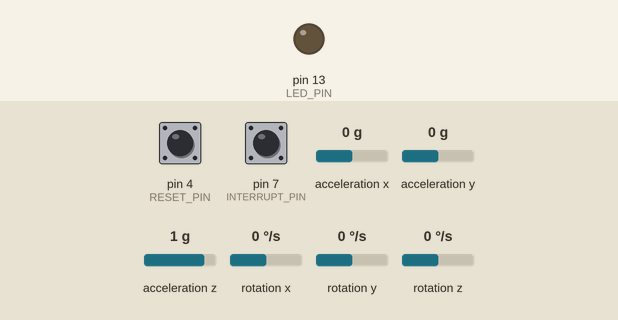
This program was run on a simulated Arduino Leonardo, built with avr-gcc and run on an emulated ATmega32U4. On the bench: output pins drawn as LEDs (lit = HIGH). Inputs (shaded band) come from the test bench; at power-on: pin 4 (RESET_PIN) HIGH, pin 7 (INTERRUPT_PIN) LOW, acceleration x 0 g, acceleration y 0 g, acceleration z 1 g, rotation x 0 °/s, rotation y 0 °/s, rotation z 0 °/s. The sensor or clock chip raises its interrupt line as the real part does; what the program prints to the serial monitor is not drawn.

Above: at 0.1 s.
At 33.43 s:
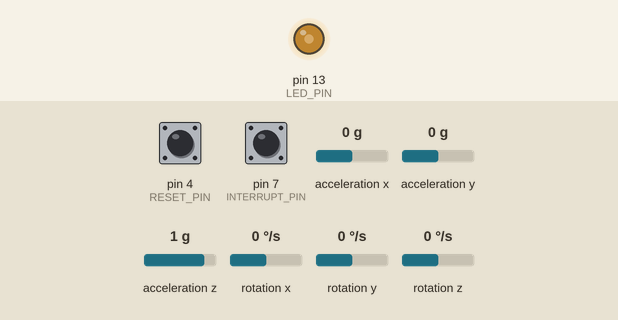
Timing chart, 0 to 40.0 s (numbered marks = the images above):
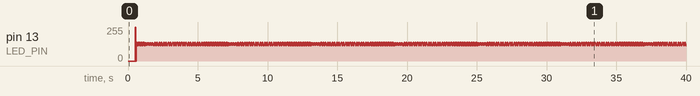

The program:

main.cpp
```cpp
#include <Arduino.h>
#include "I2Cdev.h"
#include "MPU6050_6Axis_MotionApps20.h"

#include "Wire.h"

MPU6050 mpu;

#define INTERRUPT_PIN 7
#define LED_PIN 13
#define RESET_PIN 4
bool blinkState = false;

// MPU control/status vars
bool dmpReady = false;  // set true if DMP init was successful
uint8_t mpuIntStatus;   // holds actual interrupt status byte from MPU
uint8_t devStatus;      // return status after each device operation (0 = success, !0 = error)
uint16_t packetSize;    // expected DMP packet size (default is 42 bytes)
uint16_t fifoCount;     // count of all bytes currently in FIFO
uint8_t fifoBuffer[64]; // FIFO storage buffer

// orientation/motion vars
Quaternion q;           // [w, x, y, z]         quaternion container
VectorInt16 aa;         // [x, y, z]            accel sensor measurements
VectorInt16 aaReal;     // [x, y, z]            gravity-free accel sensor measurements
VectorInt16 aaWorld;    // [x, y, z]            world-frame accel sensor measurements
VectorFloat gravity;    // [x, y, z]            gravity vector
float ypr[3];           // [yaw, pitch, roll]   yaw/pitch/roll container and gravity vector

int angle;
int offset;
uint8_t send_data;

// packet structure for InvenSense teapot demo
uint8_t teapotPacket[14] = { '$', 0x02, 0,0, 0,0, 0,0, 0,0, 0x00, 0x00, '\r', '\n' };

volatile bool mpuInterrupt = false;     // indicates whether MPU interrupt pin has gone high
void dmpDataReady() {
    mpuInterrupt = true;
}

void setup() {
  Wire.begin();
  Wire.setClock(400000); // 400kHz I2C clock. Comment this line if having compilation difficulties

  Serial.begin(115200);
  Serial1.begin(115200);

  Serial.println("Initializing I2C devices...");
  mpu.initialize();
  pinMode(INTERRUPT_PIN, INPUT);

  Serial.println(F("Testing device connections..."));
  Serial.println(mpu.testConnection() ? F("MPU6050 connection successful") : F("MPU6050 connection failed"));

  // load and configure the DMP
  Serial.println(F("Initializing DMP..."));
  devStatus = mpu.dmpInitialize();

  mpu.setXGyroOffset(220);
  mpu.setYGyroOffset(76);
  mpu.setZGyroOffset(-85);
  mpu.setZAccelOffset(1788);

  // make sure it worked (returns 0 if so)
  if (devStatus == 0) {
    // Calibration Time: generate offsets and calibrate our MPU6050
    mpu.CalibrateAccel(6);
    mpu.CalibrateGyro(6);
    mpu.PrintActiveOffsets();
    // turn on the DMP, now that it's ready
    Serial.println(F("Enabling DMP..."));
    mpu.setDMPEnabled(true);

    // enable Arduino interrupt detection
    Serial.print(F("Enabling interrupt detection (Arduino external interrupt "));
    Serial.print(digitalPinToInterrupt(INTERRUPT_PIN));
    Serial.println(F(")..."));
    attachInterrupt(digitalPinToInterrupt(INTERRUPT_PIN), dmpDataReady, RISING);
    mpuIntStatus = mpu.getIntStatus();

    // set our DMP Ready flag so the main loop() function knows it's okay to use it
    Serial.println(F("DMP ready! Waiting for first interrupt..."));
    dmpReady = true;

    // get expected DMP packet size for later comparison
    packetSize = mpu.dmpGetFIFOPacketSize();
  }else {
    // 1 = initial memory load failed
    // 2 = DMP configuration updates failed
    // (if it's going to break, usually the code will be 1)
    Serial.print(F("DMP Initialization failed (code "));
    Serial.print(devStatus);
    Serial.println(F(")"));
  }

  pinMode(LED_PIN, OUTPUT);
  pinMode(RESET_PIN, INPUT_PULLUP);
}

void loop() {

  if (!dmpReady){
    Serial.println("Failed");

    while(true);
  }
  if (mpu.dmpGetCurrentFIFOPacket(fifoBuffer)) {
    mpu.dmpGetQuaternion(&q, fifoBuffer);
    mpu.dmpGetGravity(&gravity, &q);
    mpu.dmpGetYawPitchRoll(ypr, &q, &gravity);
    blinkState = !blinkState;
    digitalWrite(LED_PIN, blinkState);
  }

  angle = ypr[0] * 180/M_PI;
  if(angle < 0){
    angle = 360 + angle;
  }else{
    angle = angle;
  }
  if(digitalRead(RESET_PIN) == 0){
    offset = angle;
  }
  angle -= offset;
  if(angle < 0){
    angle += 360;
  }else{
    angle = angle;
  }
  send_data = (uint8_t)map(angle,0,359,0,255);

  Serial.println(send_data);//180が存在してないからエラー提示等に使えるかも
  Serial1.write(send_data);
  //Serial.println(digitalRead(RESET_PIN));
}
```
